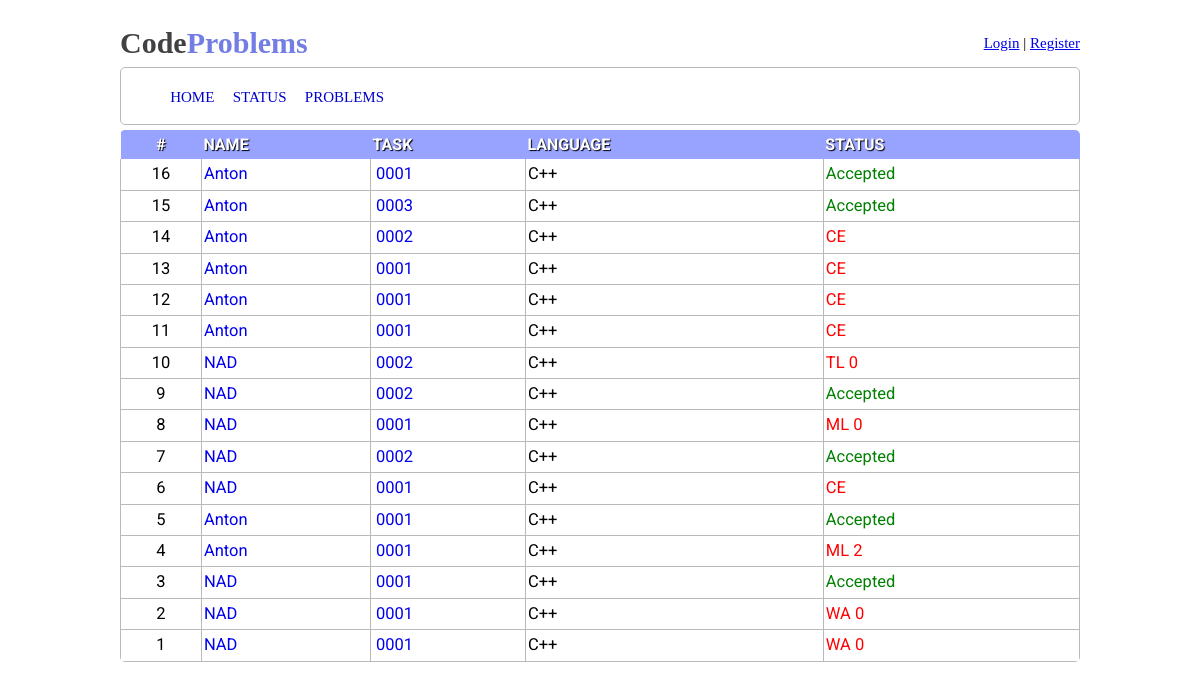
Page /status/ on the earlier database version.
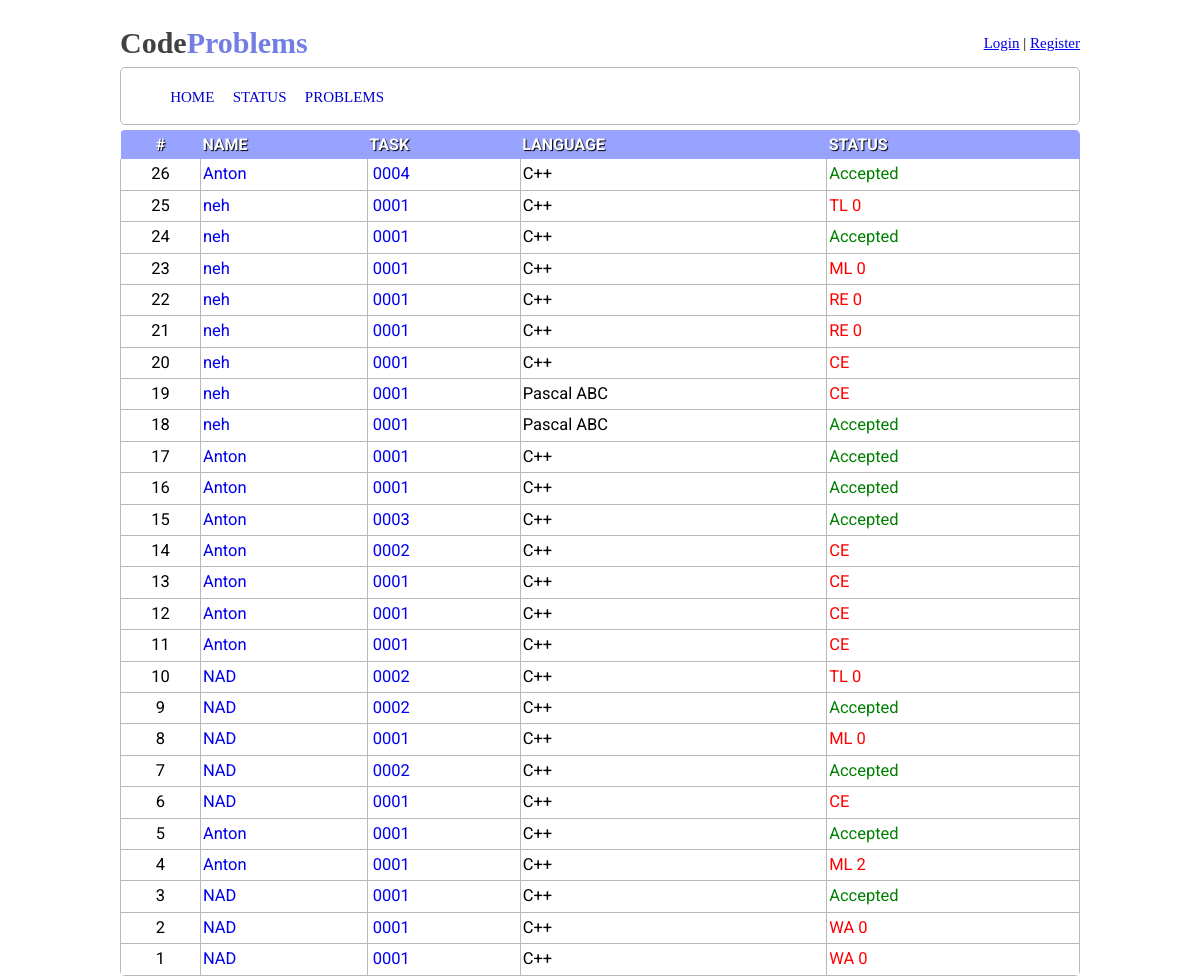
Same page on the later database version.
### data/all_models.py (models this page shows, shortened)
class Packages(SqlAlchemyBase):
    __tablename__ = 'packages'
    id = sqlalchemy.Column(sqlalchemy.Integer, primary_key=True, autoincrement=True)
    user_name = sqlalchemy.Column(sqlalchemy.String(255), unique=False, nullable=False)
    problem = sqlalchemy.Column(sqlalchemy.String(255), unique=False, nullable=False)
    lan = sqlalchemy.Column(sqlalchemy.String(255), unique=False, nullable=False)
    status = sqlalchemy.Column(sqlalchemy.String(255), unique=False, nullable=False)
    code = sqlalchemy.Column(sqlalchemy.String(), unique=False, nullable=False)
    user_id = sqlalchemy.Column(sqlalchemy.Integer,
                                sqlalchemy.ForeignKey("users.id"))
    user = orm.relation('User')

### app.py (the view)
@app.route('/status/')
def status():
    session = create_session()
    arr = session.query(Packages).all()
    content = []
    for el in reversed(arr):
        user_id = el.user_id
        user_name = el.user_name
        content.append((el.id, user_name, el.problem, el.lan, el.status, user_id))
    return render_template("status.html", content=content)

### data/db_session.py (called while the page is built)
def create_session() -> Session:
    global __factory
    return __factory()

### templates/status.html (shortened to what this page needs)
{% extends 'index.html' %}
{% block content %}
    <div class="status">
        <table class="problem-test-table" cellpadding="2" cellspacing="1">
            <thead>
            <tr class="tr-head">
                <td class="td-head test-id">#</td>
                <td class="td-head">Name</td>
                <td class="td-head">Task</td>
                <td class="td-head">Language</td>
                <td class="td-head">Status</td>
            </tr>
            </thead>
            {% for i in content %}
                <tr class="tr-table">
                    {% if current_user.is_authenticated and (current_user.id == i[5] or current_user.role == 1) %}
                        <td class="td-table test-id current-user-pack"><a href="/solution/{{ i[0] }}/" class="status_id">{{ i[0] }}</a></td>
                    {% else %}
                    <td class="td-table test-id status_id">{{ i[0] }}</td>
                    {% endif %}
                    <td class="td-table problem-nickname"><a href="/profile/{{ i[1] }}">{{ i[1] }}</a></td>
                    <td class="td-table problem-name"><a
                            href="/problemset/{{ i[2] }}/">{{ '%04d' | format(i[2]|int) }}</a></td>
                    {% if i[3] == "cpp" %}
                        <td class="td-table">C++</td>
                    {% elif i[3] == "pas" %}
                        <td class="td-table">Pascal ABC</td>
                    {% else %}
                        <td class="td-table">No lan selected</td>
                    {% endif %}
                    {% if i[4] == "ac" %}
                        <td class="td-table accepted status_text">Accepted</td>
                    {% else %}
                        <td class="td-table uppercase wa status_text">{{ i[4] }}</td>
                    {% endif %}
                </tr>
            {% endfor %}
        </table>
    </div>
{% endblock %}

### templates/index.html (shortened to what this page needs)
<!DOCTYPE html>
<html lang="en">
<head>
    <link rel="stylesheet" href="/static/style.css">
</head>
<body>
    <div class="main">
        <div class="header">
            <a class="a__head_logo" href="/"><h2><span class=h2__header__part1>Code</span><span class=h2__header__part2>Problems</span></h2></a>
            {% if current_user.is_authenticated %}
            <div>
                <a href="/profile/{{ current_user.nickname }}">{{ current_user.nickname }}</a>
                |
                <a href="/logout">Logout</a>
            </div>
            {% else %}
            <div>
                <a href="/login">Login</a>
                |
                <a href="/register">Register</a>
            </div>
            {% endif %}
        </div>
        <div class="brd">
            <ul class="menu-list">
                <li><a class="menu-element" href="/">Home</a></li>
                <li><a class="menu-element" href="/status/">Status</a></li>
                <li><a class="menu-element" href="/problemset/list/1/">Problems</a></li>
            </ul>
       </div>
        {% block content %}
        {% endblock %}
    </div>
</body>
</html>

### static/style.css (style rules this page uses)
*, *::after, *::before { box-sizing: border-box; }
h1, h2, h3, h4, h6, p, a { margin: 0; }
td { font-family: 'Roboto', sans-serif; font-size: 1.1em; }
body { margin: 0; line-height: 1.6; font-size: 15px; }
.main { width: 100%; max-width: 80%; margin: 0 auto; }
.header { margin-top:2%; display: flex; justify-content: space-between; align-items: center; }
.a__head_logo { text-decoration: none; font-size: 20px; }
.h2__header__part1 { color: #414144 }
.h2__header__part2 { color: #727ee3; }
.menu-list { display: flex; }
.menu-list li { margin: 0 1%; text-transform: uppercase; list-style: none; }
.menu-element { position: relative; text-decoration: none; vertical-align: middle; color: #0000cc; }
.menu-element:after { content: ""; display: block; width: 100%; height: 3px; background-color: #0000cc; opacity: 0; position: absolute; top: 100%; z-index: 1; transition: opacity .1s linear; }
.brd { border: 1px solid rgb(185, 185, 185); position: relative; border-radius: 5px; }
.problem-test-table, .table-problemset { margin: 5px auto 0; width: 100%; border-radius: 5px; overflow: hidden; border-collapse: collapse; }
.td-table { border-left: 1px solid rgb(185, 185, 185); border-right: 1px solid rgb(185, 185, 185); border-bottom: 1px solid rgb(185, 185, 185); }
.tr-head { background: #98a3ff; }
.td-head { text-transform: uppercase; font-size: 12pt; font-weight: bold; color:white; text-shadow: 1px 1px 1px #000; }
.problem-name { padding-left: 5px; }
.problem-name a { text-decoration: none; }
.problem-nickname a { text-decoration: none; }
.uppercase { text-transform: uppercase; }
.accepted { color: green; }
.wa { color: red; }
.test-id { text-align: center; }

Differences in the rows shown:
added Packages: id "26", user_name "Anton", problem "0004", lan "C++", status "Accepted"
added Packages: id "25", user_name "neh", problem "0001", lan "C++", status "TL 0"
added Packages: id "24", user_name "neh", problem "0001", lan "C++", status "Accepted"
added Packages: id "23", user_name "neh", problem "0001", lan "C++", status "ML 0"
added Packages: id "22", user_name "neh", problem "0001", lan "C++", status "RE 0"
added Packages: id "21", user_name "neh", problem "0001", lan "C++", status "RE 0"
added Packages: id "20", user_name "neh", problem "0001", lan "C++", status "CE"
added Packages: id "19", user_name "neh", problem "0001", lan "Pascal ABC", status "CE"
added Packages: id "18", user_name "neh", problem "0001", lan "Pascal ABC", status "Accepted"
added Packages: id "17", user_name "Anton", problem "0001", lan "C++", status "Accepted"
